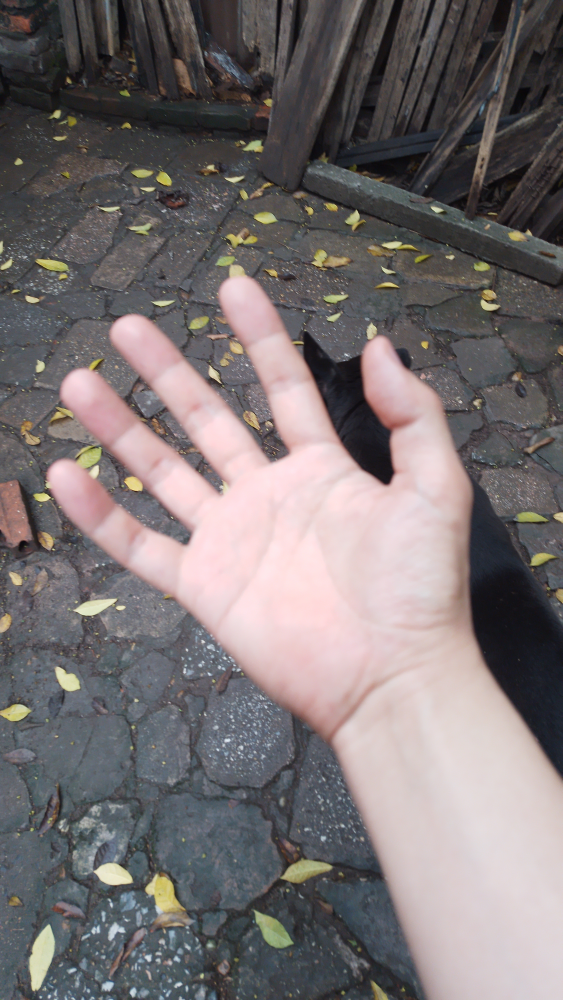
#> input picture Computer Vision/computer vision/bai tap/4/hand.jpg, 2250 x 4000 px (shown at 1/4 size)
$ jupyter execute --allow-errors 'bài tập 4.ipynb'   (shell and % lines are left out)
#> lines starting #> are read from the running program, lines starting #| are printed output that depends on the picture; after the words box and inside, x2 and y2 are one past the last pixel; in counts of white or black regions, pixels touching at a corner belong together
[cell 1]
from google.colab import drive
drive.mount('/content/drive')

[cell 2]
%cd '/content/drive/MyDrive/Colab Notebooks/store/hust/computer vision/bai tap/4'

[cell 3]
import cv2
import numpy as np

[cell 4]
img = cv2.imread('hand.jpg')
#> img is the input picture: shape (4000, 2250, 3); mean B, G, R 114.1, 113.2, 120.4
gray = cv2.cvtColor(img, cv2.COLOR_BGR2GRAY)
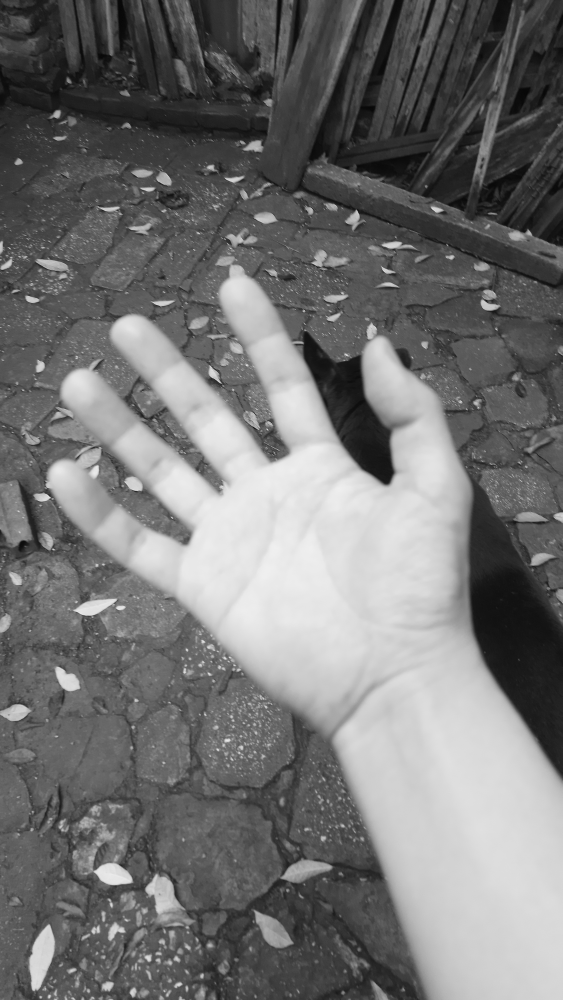
#> gray: shape (4000, 2250) (shown at 1/4 size); min 0, max 246, mean 115.5
thresh, b_img = cv2.threshold(gray, 140, 255, cv2.THRESH_BINARY_INV)
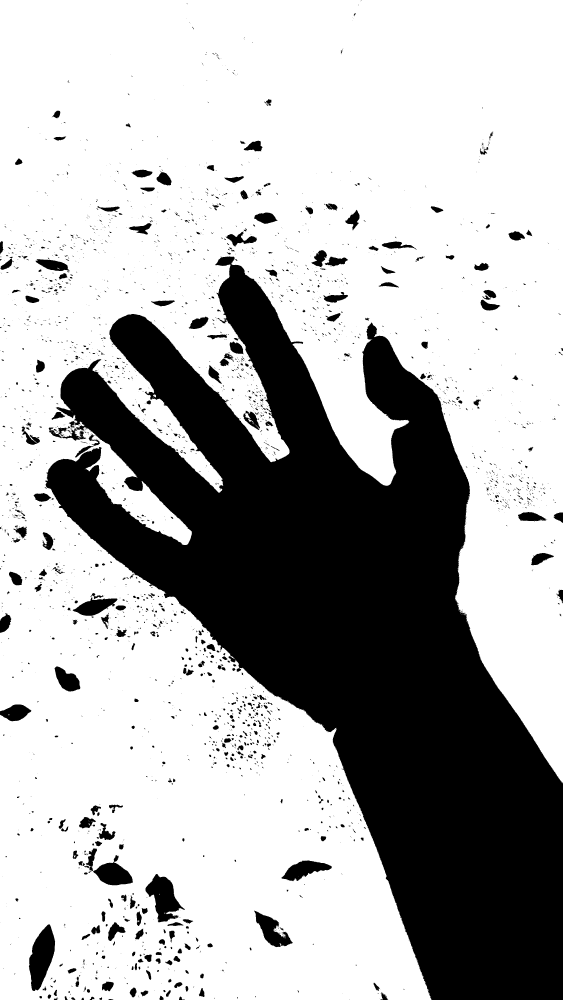
#> b_img: shape (4000, 2250) (shown at 1/4 size); 69.2% white; 2899 black regions (2062 under 20 px)

contours, _ = cv2.findContours(b_img, cv2.RETR_TREE, cv2.CHAIN_APPROX_SIMPLE)
#> contours = 4069 contours, 2985 with area under 20; largest, box (x1, y1, x2, y2) and area: (0, 0, 2250, 4000) 6457765, (114, 3696, 222, 3965) 17409, (581, 3495, 741, 3691) 15542, (372, 3448, 533, 3542) 9912, (1016, 3641, 1172, 3790) 9839

img = cv2.imread('hand.jpg')
rgb_img = cv2.cvtColor(img, cv2.COLOR_BGR2RGB)
largest_contour = max(contours, key=cv2.contourArea)
#> largest_contour = contour of 10287 points, box (x1, y1, x2, y2) (0, 0, 2250, 4000), area 6457765
cv2.drawContours(rgb_img, [largest_contour], 0, (255,0,0), 10)
#> (the rest of this cell did not finish here and is left out)

[cell 5]
img = cv2.imread('hand.jpg')

[cell 6]
hsv_img = cv2.cvtColor(img, cv2.COLOR_BGR2HSV)
#> hsv_img: shape (4000, 2250, 3); mean H, S, V 94.4, 34, 124.7

[cell 7]
import matplotlib.pyplot as plt
plt.imshow(hsv_img)
plt.axis('off')

[cell 8]
# xóa phụ thuộc ánh sáng V và phục thuôc độ tươi S
cleaned_img = hsv_img.copy()
cleaned_img[:, :, 2] = 255
#> cleaned_img: shape (4000, 2250, 3); mean H, S, V 94.4, 34, 255
cleaned_img[:, :, 1] = 255
#> cleaned_img: shape (4000, 2250, 3); mean H, S, V 94.4, 255, 255
plt.imshow(cleaned_img)
plt.axis('off')

[cell 9]
cleaned_img

[cell 10]
# Định nghĩa trần và sàn màu sắc của da người
# define the lower and upper HSV boundaries for the skin
cleaned_lower = np.array([150, 255, 255 ], dtype='uint8')
cleaned_upper = np.array([190, 255, 255 ], dtype='uint8')

# tạo 1 cái mặt nạ để cô lập những điểm ảnh trong khoảng màu da ở trên
cleaned_mask = cv2.inRange(cleaned_img, cleaned_lower, cleaned_upper)
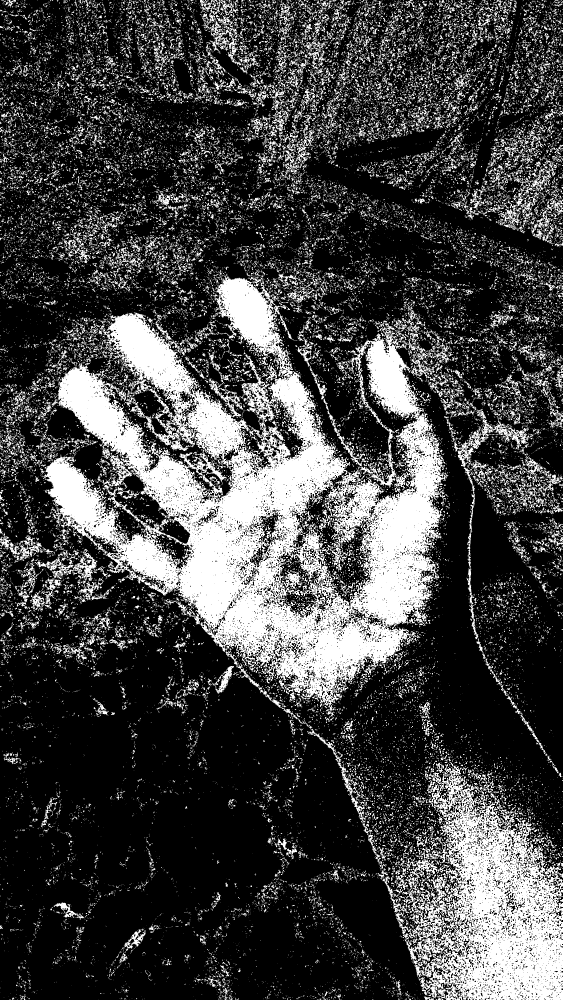
#> cleaned_mask: shape (4000, 2250) (shown at 1/4 size); 26% white; 38467 white regions (30614 under 20 px), largest, box (x1, y1, x2, y2) and area: (159, 1093, 1794, 2847) 1113110, (1609, 3046, 2250, 4000) 312822, (1816, 1638, 2171, 1929) 15414
plt.imshow(cleaned_mask)
plt.axis('off')

[cell 11]
# Định nghĩa trần và sàn màu sắc của da người
# define the lower and upper HSV boundaries for the skin
hsv_lower = np.array([0, 40, 80 ], dtype='uint8')
hsv_upper = np.array([20, 255, 255 ], dtype='uint8')

[cell 12]
# tạo 1 cái mặt nạ để cô lập những điểm ảnh trong khoảng màu da ở trên
mask = cv2.inRange(hsv_img, hsv_lower, hsv_upper)
#> mask: shape (4000, 2250); 5.8% white; 8260 white regions (6594 under 20 px), largest, box (x1, y1, x2, y2) and area: (1686, 1748, 2068, 2852) 66761, (891, 2580, 1561, 3030) 48866, (0, 1918, 133, 2191) 22156
plt.imshow(mask)
plt.axis('off')

[cell 13]
# cải thiện mask
kernel = cv2.getStructuringElement(cv2.MORPH_ELLIPSE, (11,11))
mask = cv2.morphologyEx(mask, cv2.MORPH_CLOSE, kernel)
#> mask: shape (4000, 2250); 8.3% white; 3074 white regions (2145 under 20 px), largest, box (x1, y1, x2, y2) and area: (1602, 1468, 2250, 3154) 96628, (863, 2551, 1565, 3226) 66940, (899, 1091, 1676, 1991) 61997
plt.imshow(mask)
plt.axis('off')

[cell 14]
mask = cv2.morphologyEx(mask, cv2.MORPH_OPEN, kernel)
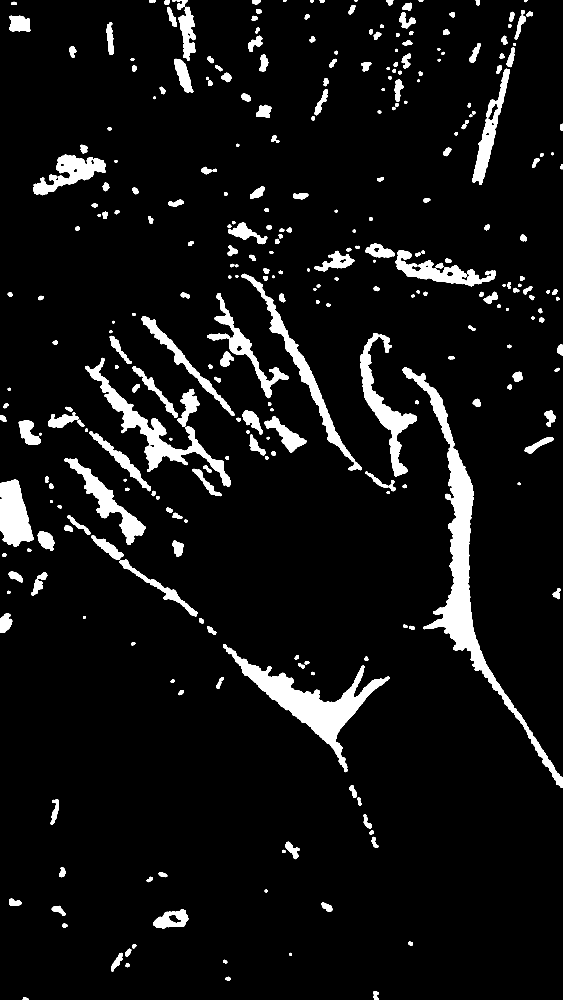
#> mask: shape (4000, 2250) (shown at 1/4 size); 6.7% white; 321 white regions
plt.imshow(mask)
plt.axis('off')

[cell 15]
# lấy viền contour
contour, _ = cv2.findContours(mask, cv2.RETR_TREE, cv2.CHAIN_APPROX_SIMPLE)
#> contour = 340 contours, 8 with area under 20; largest, box (x1, y1, x2, y2) and area: (1610, 1469, 2250, 3151) 92080, (892, 2577, 1558, 3089) 62755, (340, 1431, 922, 1947) 37380, (1442, 1332, 1668, 1906) 28432, (965, 1095, 1418, 1849) 25674

img = cv2.imread('hand.jpg')
largest_contour = max(contour, key=cv2.contourArea)
#> largest_contour = contour of 1482 points, box (x1, y1, x2, y2) (1610, 1469, 2250, 3151), area 92080
altered_img = cv2.drawContours(img, [largest_contour], 0, (0,255,0), 2)
plt.imshow(img )
plt.axis('off')

[cell 16]
# cô lập hóa khu vục bàn tay
region = cv2.bitwise_and(img, img, mask=mask)
plt.imshow(region)
plt.axis('off')

[cell 17]
gray = cv2.cvtColor(img, cv2.COLOR_BGR2GRAY)
plt.imshow(gray)
plt.axis('off')

[cell 18]
thresh, b_img = cv2.threshold(gray, 140, 255, cv2.THRESH_BINARY_INV)
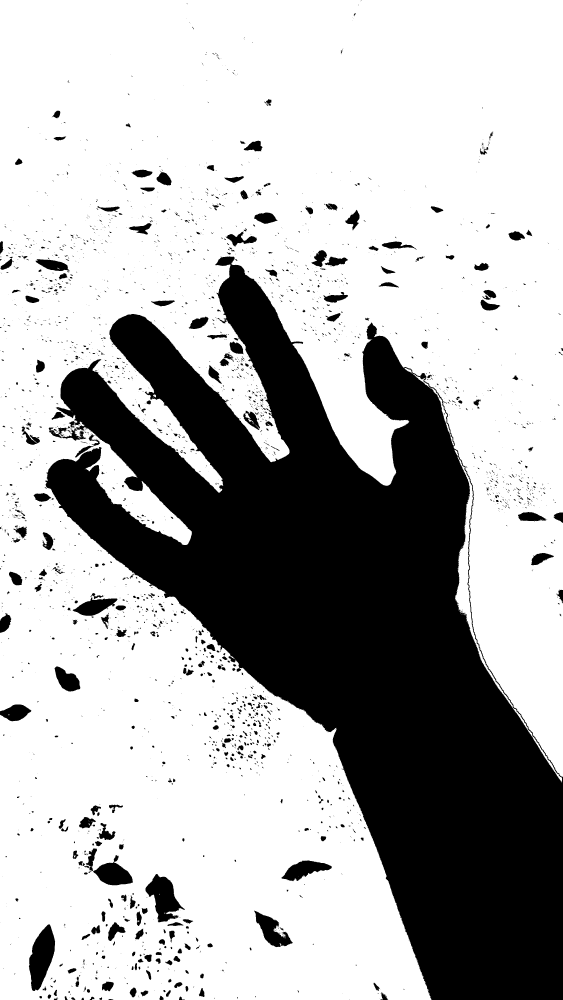
#> b_img: shape (4000, 2250) (shown at 1/4 size); 69.2% white; 2895 black regions (2059 under 20 px)
plt.imshow(b_img)
plt.axis('off')

[cell 19]
contours, _ = cv2.findContours(b_img, cv2.RETR_TREE, cv2.CHAIN_APPROX_SIMPLE)
#> contours = 4069 contours, 2983 with area under 20; largest, box (x1, y1, x2, y2) and area: (0, 0, 2250, 4000) 6426487, (1820, 1827, 2248, 3131) 20536, (114, 3696, 222, 3965) 17409, (581, 3495, 741, 3691) 15542, (372, 3448, 533, 3542) 9912

img = cv2.imread('hand.jpg')
rgb_img = cv2.cvtColor(img, cv2.COLOR_BGR2RGB)
largest_contour = max(contours, key=cv2.contourArea)
#> largest_contour = contour of 9436 points, box (x1, y1, x2, y2) (0, 0, 2250, 4000), area 6426487
cv2.drawContours(rgb_img, [largest_contour], 0, (255,0,0), 10)
plt.imshow(rgb_img )
plt.axis('off')

[cell 20]
img = cv2.imread('hand.jpg')
rgb_img = cv2.cvtColor(img, cv2.COLOR_BGR2RGB)
hsv_img = cv2.cvtColor(img, cv2.COLOR_BGR2HSV)

hsv_lower = np.array([0, 10, 70 ], dtype='uint8')
hsv_upper = np.array([400, 20, 110 ], dtype='uint8')

mask = cv2.inRange(hsv_img, hsv_lower, hsv_upper)
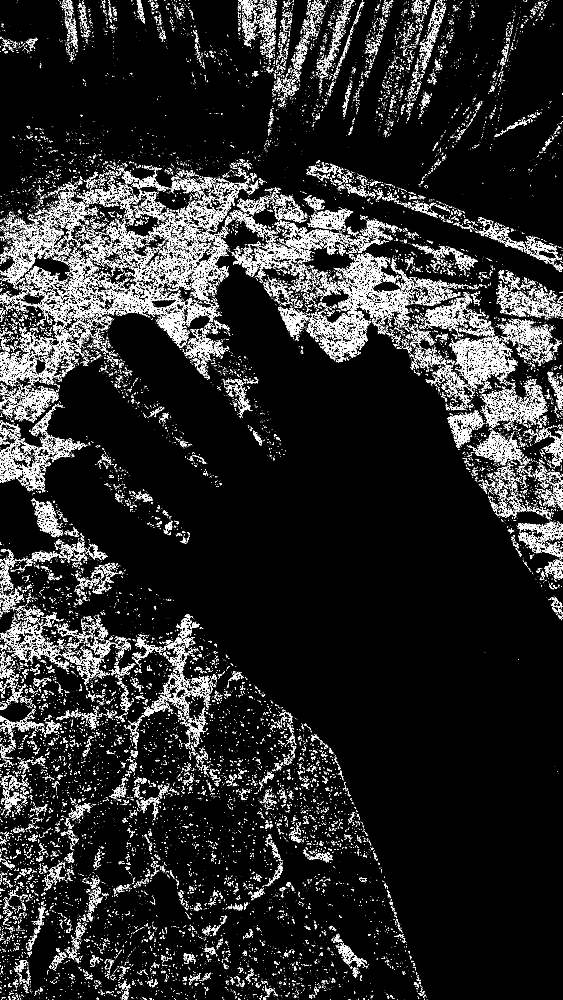
#> mask: shape (4000, 2250) (shown at 1/4 size); 6.9% white in thin lines or dots

kernel = cv2.getStructuringElement(cv2.MORPH_ELLIPSE, (14,14))
mask = cv2.morphologyEx(mask, cv2.MORPH_CLOSE, kernel)
#> mask: shape (4000, 2250); 25.7% white; 1350 white regions (806 under 20 px), largest, box (x1, y1, x2, y2) and area: (0, 628, 2250, 2348) 1321057, (0, 1993, 994, 4000) 425690, (952, 0, 1322, 445) 69340
mask = cv2.morphologyEx(mask, cv2.MORPH_OPEN, kernel)
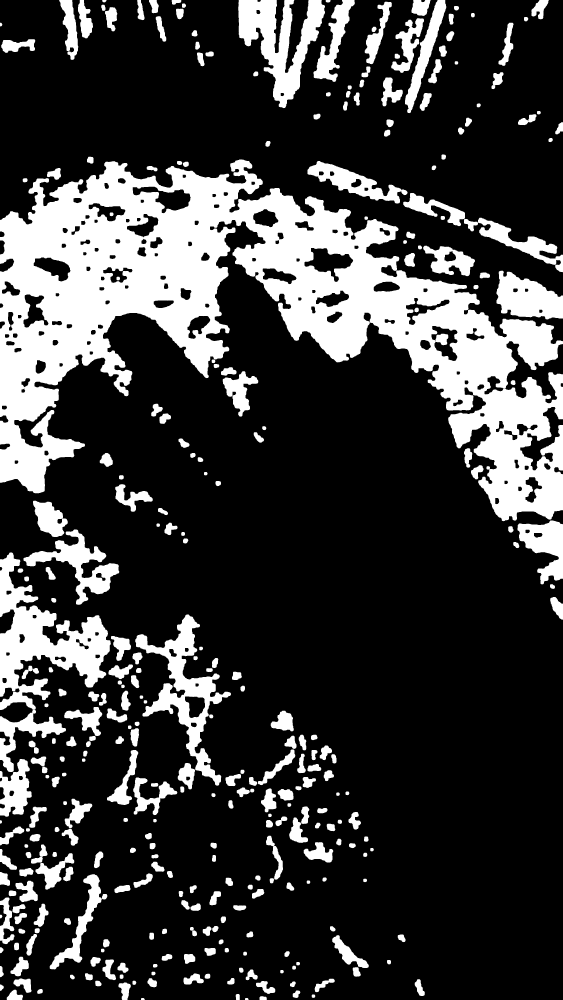
#> mask: shape (4000, 2250) (shown at 1/4 size); 23.2% white; 331 white regions

# lấy viền contour
contour, _ = cv2.findContours(mask, cv2.RETR_TREE, cv2.CHAIN_APPROX_SIMPLE)
#> contour = 479 contours, 5 with area under 20; largest, box (x1, y1, x2, y2) and area: (0, 638, 2250, 2085) 1334916, (0, 2210, 443, 3088) 128314, (541, 2458, 924, 3143) 68910, (953, 0, 1300, 433) 66578, (1986, 1083, 2250, 1278) 34319


largest_contour = max(contour, key=cv2.contourArea)
#> largest_contour = contour of 6536 points, box (x1, y1, x2, y2) (0, 638, 2250, 2085), area 1334916
cv2.drawContours(rgb_img, [largest_contour], 0, (0,255,0), 2)
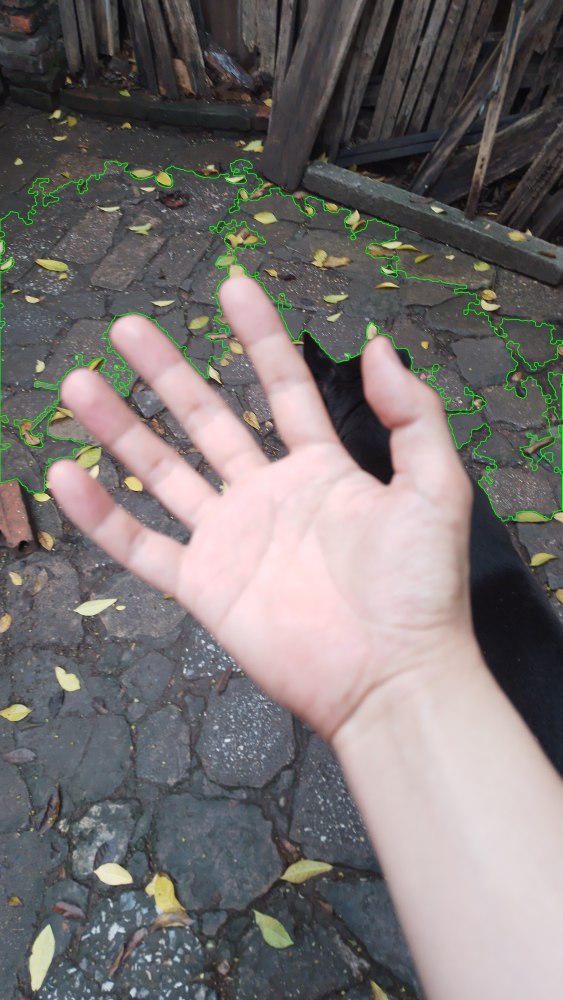
#> rgb_img: shape (4000, 2250, 3) (shown at 1/4 size); mean R, G, B 119.8, 114.4, 113.5
plt.imshow(mask)
plt.axis('off')

[cell 21]
sorted_contours = sorted(contour, key=cv2.contourArea, reverse=True)
#> sorted_contours has the same summary as contour
